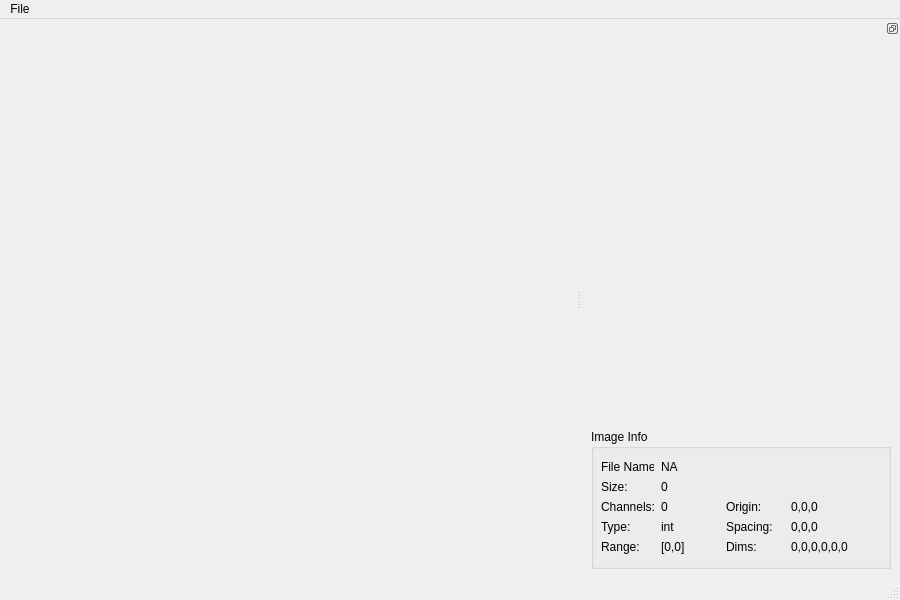
<?xml version="1.0" encoding="UTF-8"?>
<ui version="4.0">
 <class>QMainBirchWindow</class>
 <widget class="QMainWindow" name="QMainBirchWindow">
  <property name="geometry">
   <rect>
    <x>0</x>
    <y>0</y>
    <width>900</width>
    <height>600</height>
   </rect>
  </property>
  <property name="windowTitle">
   <string>Birch Image Viewer</string>
  </property>
  <widget class="QWidget" name="centralwidget">
   <property name="sizePolicy">
    <sizepolicy hsizetype="Expanding" vsizetype="Expanding">
     <horstretch>0</horstretch>
     <verstretch>0</verstretch>
    </sizepolicy>
   </property>
   <layout class="QVBoxLayout" name="verticalLayout">
    <item>
     <widget class="QVTKWidget" name="imageView"/>
    </item>
    <item>
     <widget class="vtkBirchQFramePlayerWidget" name="framePlayerWidget" native="true"/>
    </item>
   </layout>
  </widget>
  <widget class="QMenuBar" name="menubar">
   <property name="enabled">
    <bool>true</bool>
   </property>
   <property name="geometry">
    <rect>
     <x>0</x>
     <y>0</y>
     <width>900</width>
     <height>21</height>
    </rect>
   </property>
   <property name="mouseTracking">
    <bool>true</bool>
   </property>
   <property name="acceptDrops">
    <bool>false</bool>
   </property>
   <widget class="QMenu" name="menuFile">
    <property name="title">
     <string>File</string>
    </property>
    <addaction name="actionOpen"/>
    <addaction name="actionExit"/>
   </widget>
   <addaction name="menuFile"/>
  </widget>
  <widget class="QStatusBar" name="statusbar"/>
  <widget class="QDockWidget" name="dockWidget">
   <property name="minimumSize">
    <size>
     <width>314</width>
     <height>190</height>
    </size>
   </property>
   <property name="features">
    <set>QDockWidget::DockWidgetFloatable|QDockWidget::DockWidgetMovable</set>
   </property>
   <property name="allowedAreas">
    <set>Qt::LeftDockWidgetArea|Qt::RightDockWidgetArea</set>
   </property>
   <attribute name="dockWidgetArea">
    <number>2</number>
   </attribute>
   <widget class="QWidget" name="dockWidgetContents_2">
    <layout class="QVBoxLayout" name="verticalLayout_3">
     <item>
      <widget class="QVTKWidget" name="histogramView"/>
     </item>
     <item>
      <widget class="QGroupBox" name="imageInfoBox">
       <property name="sizePolicy">
        <sizepolicy hsizetype="Preferred" vsizetype="Fixed">
         <horstretch>0</horstretch>
         <verstretch>0</verstretch>
        </sizepolicy>
       </property>
       <property name="minimumSize">
        <size>
         <width>300</width>
         <height>140</height>
        </size>
       </property>
       <property name="maximumSize">
        <size>
         <width>16777215</width>
         <height>140</height>
        </size>
       </property>
       <property name="title">
        <string>Image Info</string>
       </property>
       <widget class="QLabel" name="label">
        <property name="geometry">
         <rect>
          <x>10</x>
          <y>70</y>
          <width>61</width>
          <height>16</height>
         </rect>
        </property>
        <property name="text">
         <string>Channels:</string>
        </property>
        <property name="textInteractionFlags">
         <set>Qt::NoTextInteraction</set>
        </property>
       </widget>
       <widget class="QLabel" name="label_2">
        <property name="geometry">
         <rect>
          <x>135</x>
          <y>70</y>
          <width>55</width>
          <height>15</height>
         </rect>
        </property>
        <property name="text">
         <string>Origin:</string>
        </property>
        <property name="textInteractionFlags">
         <set>Qt::NoTextInteraction</set>
        </property>
       </widget>
       <widget class="QLabel" name="label_3">
        <property name="geometry">
         <rect>
          <x>135</x>
          <y>90</y>
          <width>55</width>
          <height>15</height>
         </rect>
        </property>
        <property name="text">
         <string>Spacing:</string>
        </property>
        <property name="textInteractionFlags">
         <set>Qt::NoTextInteraction</set>
        </property>
       </widget>
       <widget class="QLabel" name="label_4">
        <property name="geometry">
         <rect>
          <x>135</x>
          <y>110</y>
          <width>55</width>
          <height>15</height>
         </rect>
        </property>
        <property name="text">
         <string>Dims:</string>
        </property>
        <property name="textInteractionFlags">
         <set>Qt::NoTextInteraction</set>
        </property>
       </widget>
       <widget class="QLabel" name="label_5">
        <property name="geometry">
         <rect>
          <x>10</x>
          <y>90</y>
          <width>55</width>
          <height>15</height>
         </rect>
        </property>
        <property name="text">
         <string>Type:</string>
        </property>
        <property name="textInteractionFlags">
         <set>Qt::NoTextInteraction</set>
        </property>
       </widget>
       <widget class="QLabel" name="label_6">
        <property name="geometry">
         <rect>
          <x>10</x>
          <y>110</y>
          <width>55</width>
          <height>15</height>
         </rect>
        </property>
        <property name="frameShape">
         <enum>QFrame::NoFrame</enum>
        </property>
        <property name="frameShadow">
         <enum>QFrame::Plain</enum>
        </property>
        <property name="text">
         <string>Range:</string>
        </property>
       </widget>
       <widget class="QLabel" name="label_7">
        <property name="geometry">
         <rect>
          <x>70</x>
          <y>70</y>
          <width>61</width>
          <height>16</height>
         </rect>
        </property>
        <property name="text">
         <string>0</string>
        </property>
       </widget>
       <widget class="QLabel" name="label_8">
        <property name="geometry">
         <rect>
          <x>200</x>
          <y>70</y>
          <width>150</width>
          <height>15</height>
         </rect>
        </property>
        <property name="text">
         <string>0,0,0</string>
        </property>
       </widget>
       <widget class="QLabel" name="label_9">
        <property name="geometry">
         <rect>
          <x>200</x>
          <y>90</y>
          <width>150</width>
          <height>15</height>
         </rect>
        </property>
        <property name="text">
         <string>0,0,0</string>
        </property>
       </widget>
       <widget class="QLabel" name="label_10">
        <property name="geometry">
         <rect>
          <x>200</x>
          <y>110</y>
          <width>150</width>
          <height>16</height>
         </rect>
        </property>
        <property name="text">
         <string>0,0,0,0,0,0</string>
        </property>
       </widget>
       <widget class="QLabel" name="label_11">
        <property name="geometry">
         <rect>
          <x>70</x>
          <y>90</y>
          <width>61</width>
          <height>16</height>
         </rect>
        </property>
        <property name="text">
         <string>int</string>
        </property>
       </widget>
       <widget class="QLabel" name="label_12">
        <property name="geometry">
         <rect>
          <x>70</x>
          <y>110</y>
          <width>61</width>
          <height>16</height>
         </rect>
        </property>
        <property name="text">
         <string>[0,0]</string>
        </property>
       </widget>
       <widget class="QLabel" name="label_13">
        <property name="geometry">
         <rect>
          <x>10</x>
          <y>30</y>
          <width>53</width>
          <height>15</height>
         </rect>
        </property>
        <property name="text">
         <string>File Name:</string>
        </property>
       </widget>
       <widget class="QLabel" name="label_14">
        <property name="geometry">
         <rect>
          <x>70</x>
          <y>30</y>
          <width>281</width>
          <height>16</height>
         </rect>
        </property>
        <property name="text">
         <string>NA</string>
        </property>
       </widget>
       <widget class="QLabel" name="label_15">
        <property name="geometry">
         <rect>
          <x>10</x>
          <y>50</y>
          <width>53</width>
          <height>15</height>
         </rect>
        </property>
        <property name="text">
         <string>Size:</string>
        </property>
       </widget>
       <widget class="QLabel" name="label_16">
        <property name="geometry">
         <rect>
          <x>70</x>
          <y>50</y>
          <width>271</width>
          <height>16</height>
         </rect>
        </property>
        <property name="text">
         <string>0</string>
        </property>
       </widget>
      </widget>
     </item>
    </layout>
   </widget>
  </widget>
  <action name="actionOpen">
   <property name="text">
    <string>&amp;Open</string>
   </property>
  </action>
  <action name="actionExit">
   <property name="text">
    <string>&amp;Exit</string>
   </property>
  </action>
 </widget>
 <customwidgets>
  <customwidget>
   <class>QVTKWidget</class>
   <extends>QWidget</extends>
   <header>QVTKWidget.h</header>
   <container>1</container>
  </customwidget>
  <customwidget>
   <class>vtkBirchQFramePlayerWidget</class>
   <extends>QWidget</extends>
   <header>vtkBirchQFramePlayerWidget.h</header>
   <container>1</container>
  </customwidget>
 </customwidgets>
 <resources/>
 <connections/>
</ui>
